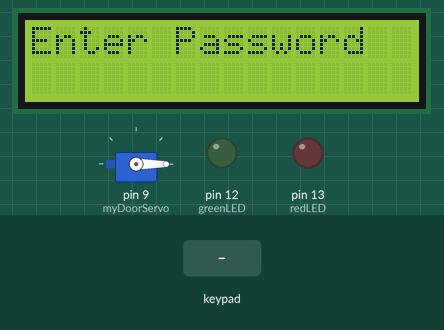
Bench run of a sketch on a simulated Arduino Uno, built with avr-gcc and run on an emulated ATmega328P. Parts: servo, 16×2 character LCD, output pins drawn as LEDs (lit = HIGH). The inputs (shaded band) are chosen by the test bench.

Above: at 1.2 s.
1.3 s: keypad keys 0 1 2 3 # pressed 0.4 s apart
At 5.3 s:
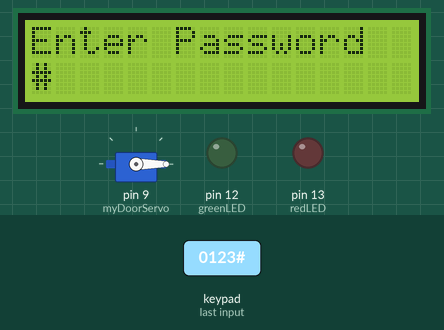
6.0 s: key 'A' pressed
At 6.6 s:
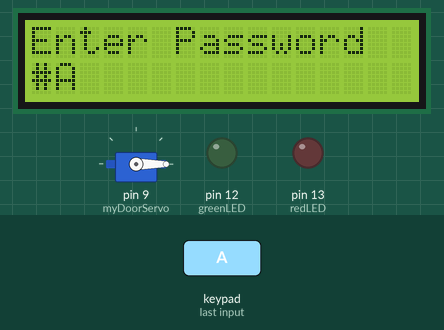
7.5 s: key 'B' pressed
At 7.8 s:
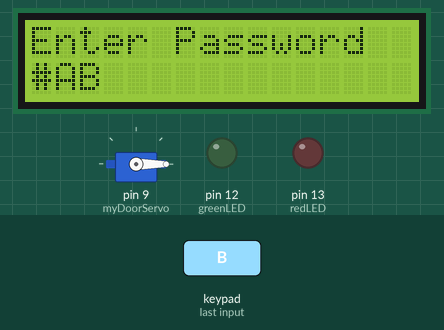
9.0 s: keypad keys 9 1 1 # pressed 0.4 s apart
At 9.8 s:
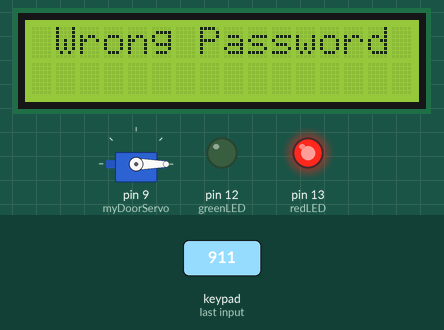
12.7 s: key '1' pressed
At 14.1 s:
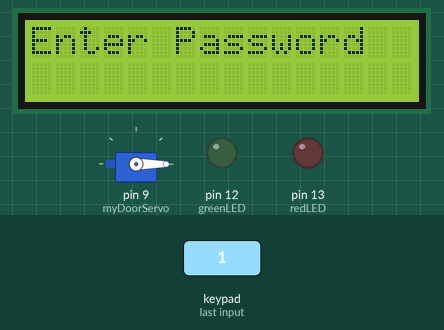
15.7 s: keypad keys 9 1 1 # # pressed 0.4 s apart
At 17.4 s:
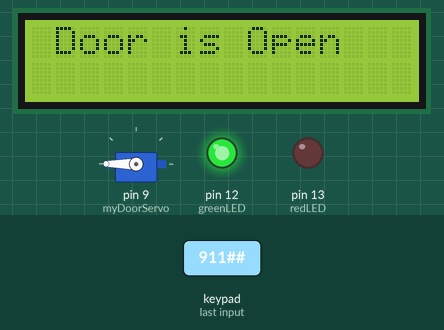
Timing chart, 0 to 18.9 s (numbered marks = the images above; inputs shaded):
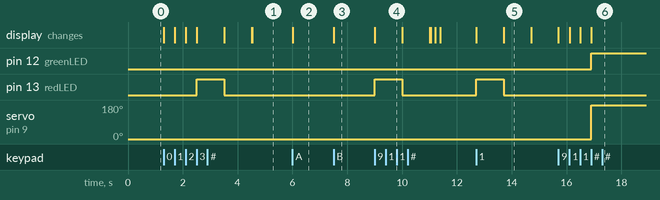

The sketch:

doorLockSystem.ino
```cpp
//Min Prasad Timalsina
//Date : 2024 January 21
//Description of final project : Door lock system using arduino
//Final project for the semester 1 for arduino

#include <Keypad.h>
#include <LiquidCrystal.h>
#include <Servo.h>
#define Password_Length 5
Servo myDoorServo;
LiquidCrystal myLcd(A0, A1, A2, A3, A4, A5);
int redLED = 13;
int greenLED = 12;
int pos = 0;

char enteredPassword[Password_Length]; // Renamed Data to enteredPassword
char masterPassword[Password_Length] = "911#";
byte passwordLength = 0;

bool isPasswordCorrect;
bool isDoorOpen = false;
char pressedKey;

const byte ROWS = 4;
const byte COLS = 4;
char keypadKeys[ROWS][COLS] = {
  {'1', '2', '3', 'A'},
  {'4', '5', '6', 'B'},
  {'7', '8', '9', 'C'},
  {'*', '0', '#', 'D'}
};

byte rowPins[ROWS] = {0, 1, 2, 3};
byte colPins[COLS] = {4, 5, 6, 7};

Keypad myKeypad(makeKeymap(keypadKeys), rowPins, colPins, ROWS, COLS);

void setup()
{
  myDoorServo.attach(9, 2000, 2400);
  pinMode(redLED, OUTPUT);   // Set red LED pin as output
  pinMode(greenLED, OUTPUT); // Set green LED pin as output
  ServoClose();
  myLcd.begin(16, 2);
  myLcd.clear();
}

void loop()
{
  // Check if the door is open
  if (isDoorOpen == true)
  {
    // Check if the '#' key is pressed to close the door
    pressedKey = myKeypad.getKey();
    if (pressedKey == '#')
    {
      myLcd.clear();
      ServoClose();
      digitalWrite(redLED, LOW);   // Turn off red LED when the door is closed
      digitalWrite(greenLED, LOW); // Turn off green LED when the door is closed
      myLcd.print("Door is closed");
      delay(3000);
      isDoorOpen = false; // Set door status to closed
    }
  }
  else
    Open(); // If the door is closed, go to the Open function
}

void loading(char msg[])
{
  myLcd.setCursor(0, 1);
  myLcd.print(msg);
  for (int i = 0; i < 9; i++)
  {
    delay(1000);
    myLcd.print(".");
  }
}

void clearEnteredPassword()
{
  // Clear stored entered password
  while (passwordLength != 0)
  {
    enteredPassword[passwordLength--] = 0;
  }
  return;
}
void ServoClose()
{
  // Close the servo-controlled door
  for (pos = 90; pos >= 0; pos -= 10)
  {
    myDoorServo.write(pos); // Renamed myservo to myDoorServo
  }
}

void ServoOpen()
{
  // Open the servo-controlled door
  for (pos = 0; pos <= 180; pos += 10)
  {
    myDoorServo.write(pos); // Renamed myservo to myDoorServo
  }
}

void Open()
{
  // Display "Enter Password" on the LCD
  myLcd.setCursor(0, 0);
  myLcd.print("Enter Password");

  // Get the pressed key from the keypad
  pressedKey = myKeypad.getKey();
  if (pressedKey)
  {
    // Store the pressed key and display '*' on the LCD
    enteredPassword[passwordLength] = pressedKey;
    myLcd.setCursor(passwordLength, 1);
    myLcd.print(enteredPassword[passwordLength]);
    passwordLength++;
  }

  // Check if the entered password is complete
  if (passwordLength == Password_Length - 1)
  {
    // Check if the entered password is correct
    if (!strcmp(enteredPassword, masterPassword))
    {
      myLcd.clear();
      ServoOpen();                    // Open the door
      myLcd.print(" Door is Open ");
      isDoorOpen = true;                    // Set door status to open
      digitalWrite(redLED, LOW);     // Turn off red LED
      digitalWrite(greenLED, HIGH);   // Turn on green LED
      delay(5000);
      loading("Waiting");
      myLcd.clear();
      myLcd.print(" Time is up! ");
      delay(1000);
      ServoClose();                   // Close the door
      digitalWrite(greenLED, LOW);   // Turn off green LED
      isDoorOpen = false;                   // Set door status to closed
    }
    else
    {
      myLcd.clear();
      myLcd.print(" Wrong Password ");
      digitalWrite(redLED, HIGH);   // Turn on red LED for wrong password
      delay(1000);
      myLcd.clear();
      myLcd.print("Enter Password");
      digitalWrite(redLED, LOW);    // Turn off red LED
      isDoorOpen = false;      // Set door status to closed
    }
    delay(1000);
    myLcd.clear();
    clearEnteredPassword();
  }
}
```

Measured:
- after the input at 1.3 s, pin 13 (redLED): LOW → HIGH after 1.2 s, → LOW 1.0 s later; the display: first changes at once (image 1 shows a later state)
- after the input at 6.0 s, the display: changes at once (image 2)
- after the input at 7.5 s, the display: changes at once (image 3)
- after the input at 9.0 s, pin 13 (redLED): LOW → HIGH at once, → LOW 1.0 s later; the display: changes at once (image 4)
- after the input at 12.7 s, pin 13 (redLED): LOW → HIGH at once, → LOW 1.0 s later; the display: first changes at once (image 5 shows a later state)
- after the input at 15.7 s, pin 12 (greenLED): LOW → HIGH after 1.2 s; servo on pin 9 (myDoorServo): 0° → 180° after 1.2 s; the display: first changes at once (image 6 shows a later state)
- what the display in image 5 shows lasts 1.0 s, from 13.7 s to 14.7 s
